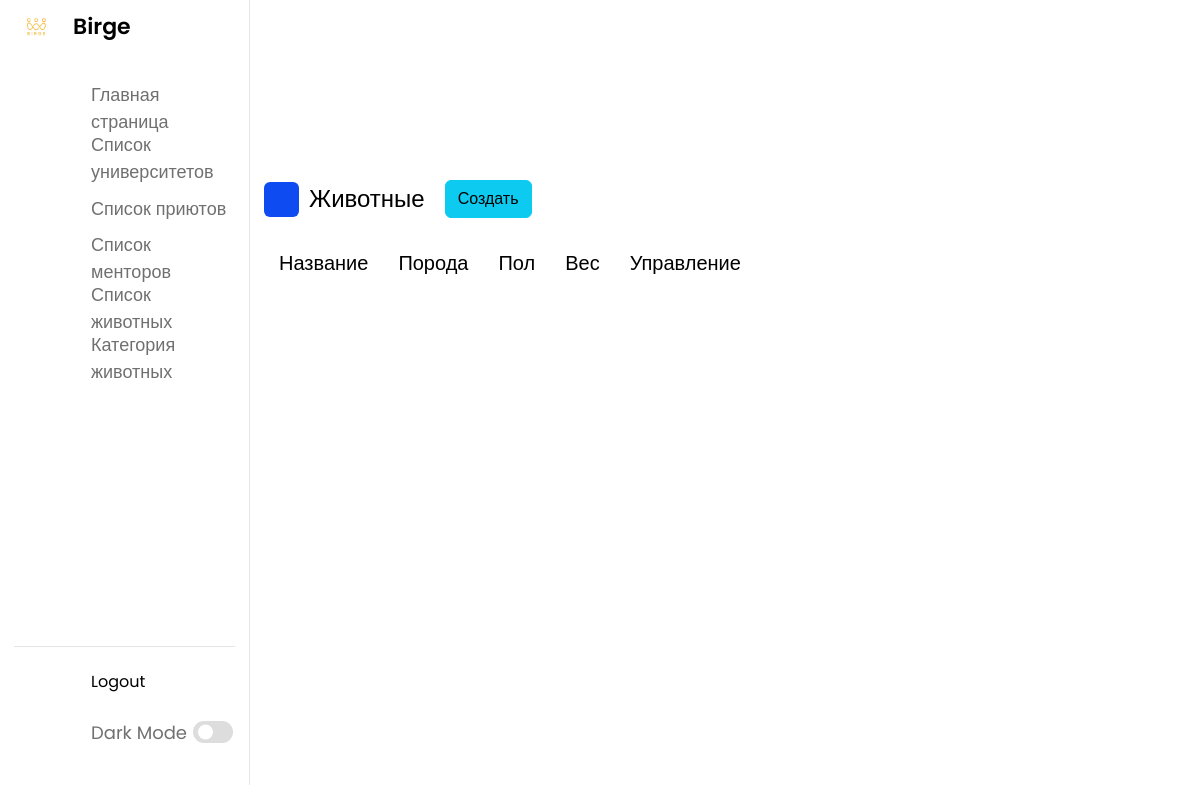
/customAdmin/animal/, run on an earlier commit of the app's database.
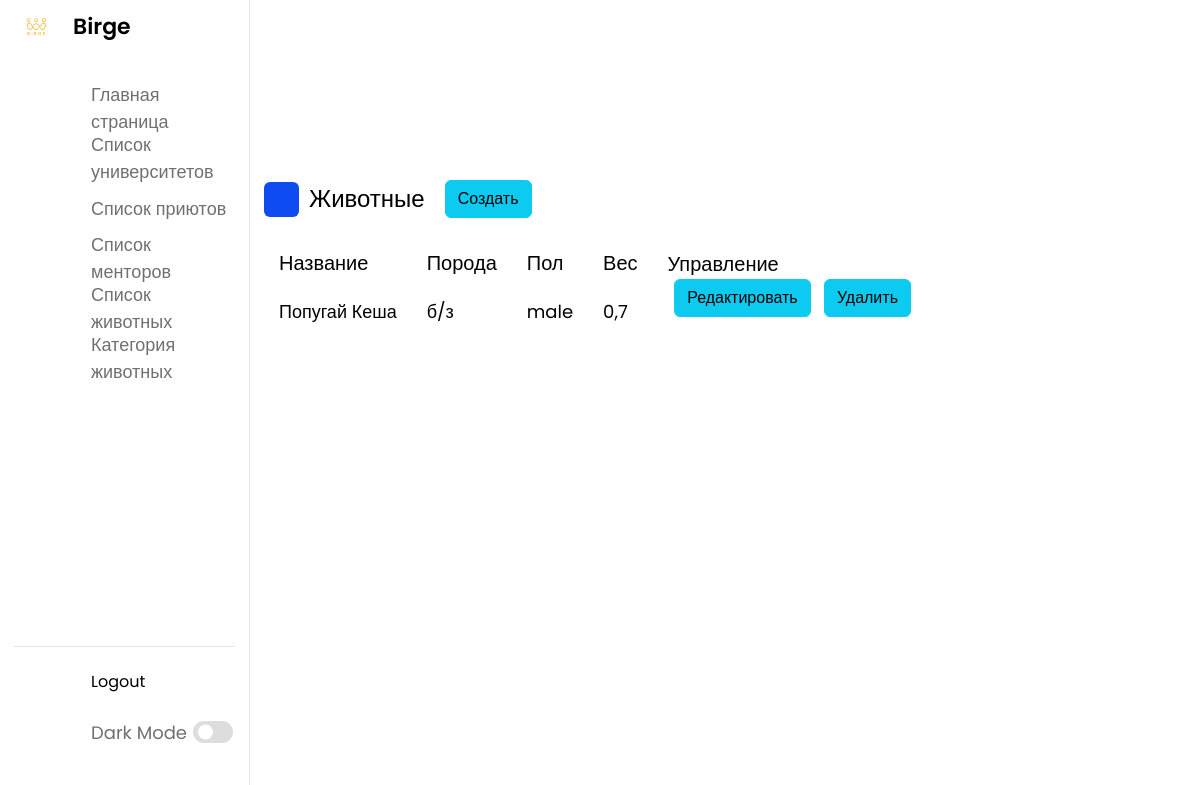
And on a later commit of the database.
### app/models.py (models this page shows, shortened)
class Animal(models.Model):
    class Gender(models.TextChoices):
        Male = 'male'
        Female =  'female'
    image=models.ImageField(upload_to='media/animals', blank=True, null=True)
    name=models.CharField(max_length=100)
    category=models.ForeignKey(CategoryAnimal, on_delete=models.CASCADE)
    categoryPost=models.ForeignKey(CategoryPost, on_delete=models.CASCADE)
    shelter=models.ForeignKey(Shelter, related_name="animals",  on_delete=models.CASCADE)
    breed=models.CharField(max_length=100)
    gender=models.CharField(max_length=10,choices=Gender.choices,default=Gender.Male)
    birthdate=models.DateField()
    description=models.TextField()
    weight=models.FloatField()
    created_at=models.DateTimeField(auto_now_add=True)
    updated_at=models.DateTimeField(auto_now=True)
    class Meta:
        verbose_name = "Animal"
        verbose_name_plural = "Animals"
        ordering = ['-created_at']

### app/views.py (the view)
# urls.py: path('customAdmin/animal/', AnimalListViewAdmin.as_view(), name='admin_animal_list'),
class AnimalListViewAdmin(ListView):
    model = Animal
    template_name = "customAdmin/animal.html"
    context_object_name = "animals"

### templates/customAdmin/animal.html
{% extends 'customAdmin/home.html' %}
{% block content %}
<div class="dash-content">
    <div class="overview">
        <div class="title">
            <div class="activity">
                <div class="title">
                    <i class="uil uil-clock-three"></i>
                    <span class="text">Животные</span>
                    <a style="margin-left: 20px;" href="{% url 'admin_create_animal' %}" class="btn btn-info">Создать</a>
                </div>
                <div class="activity-data">
                    <div class="data names">
                        <span class="data-title">Название</span>
                        {% for animal in animals %}
                        <span class="data-list">{{animal.name}}</span>
                        {% endfor %}
                    </div>
                    <div class="data email">
                        <span class="data-title">Порода</span>
                        {% for animal in animals %}
                        <span class="data-list">{{animal.breed}}</span>
                        {% endfor %}
                    </div>
                    <div class="data joined">
                        <span class="data-title">Пол</span>
                        {% for animal in animals %}
                        <span class="data-list">{{animal.gender}}</span>
                        {% endfor %}
                    </div>
                    <div class="data joined">
                        <span class="data-title">Вес</span>
                        {% for animal in animals %}
                        <span class="data-list">{{animal.weight}}</span>
                        {% endfor %}
                    </div>
                    <div style="width: 250px;" class="data status">
                        <span class="data-title">Управление</span>
                        <div  class="d-flex justify-content-around">
                            {% for animal in animals %}
                            <a href="{% url 'admin_update_animal' animal.id %}" class="btn btn-info mb-2">Редактировать</a>
                            <a href="{% url 'admin_delete_animal' animal.id %}" class="btn btn-info  mb-2">Удалить</a>
                            {% endfor %}
                        </div>
                    </div>
                </div>
            </div>
        </div>
    </div>
</div>
{% endblock %}

What changed in the data, as far as the page shows it:
added Animal: name "Попугай Кеша", breed "б/з", gender "male", weight "0,7"
